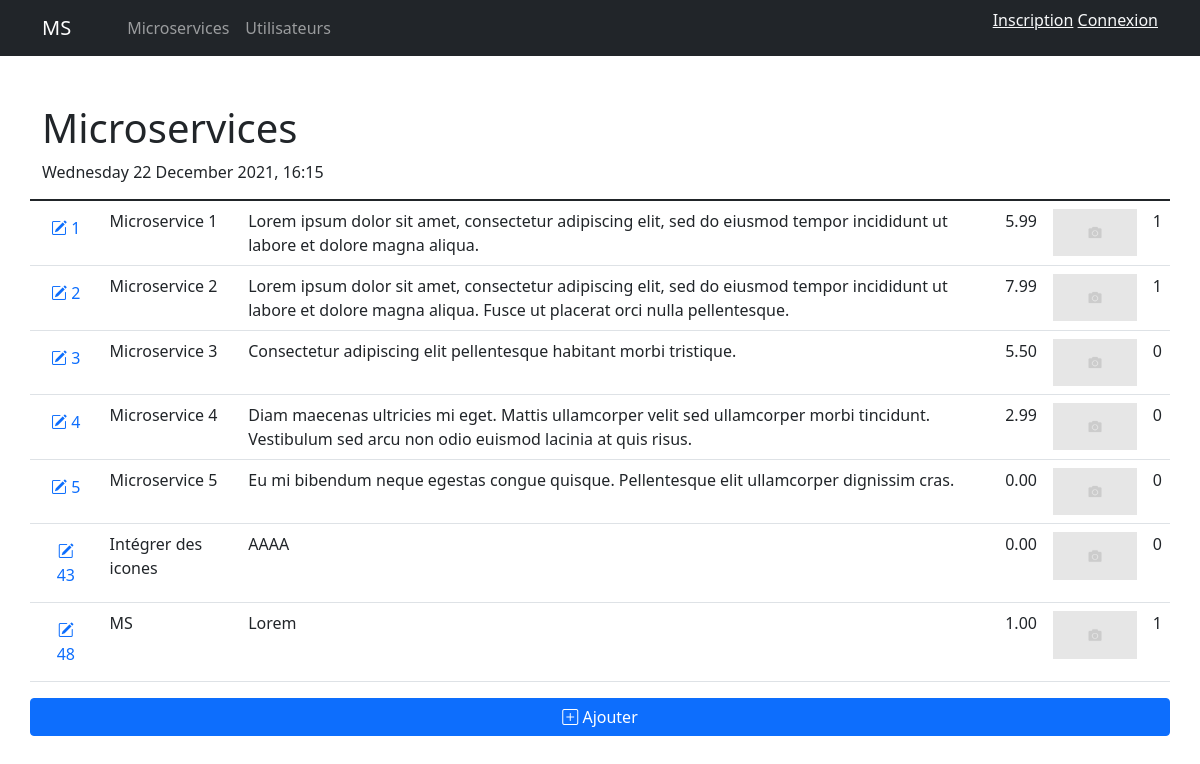
The app's page /admin/index.php with its own data.
### tables this page shows
CREATE TABLE `microservices` (
  `microservice_id` int(11) NOT NULL,
  `Titre` varchar(255) NOT NULL,
  `Contenu` text NOT NULL,
  `Prix` decimal(10,2) DEFAULT NULL,
  `Image` varchar(255) NOT NULL,
  `user_id` int(11) DEFAULT NULL
);

### admin/func/crud-microservices.php (the view, shortened to what this page needs)
<?php
function getDatabaseConnexion()
{
    $dataBase = 'microservices';
    $host = 'localhost';
    $user = 'root';
    $pass = '';
    try {
        $pdo = new PDO("mysql:host=$host;dbname=$dataBase;charset=utf8", $user, $pass);
        $pdo->setAttribute(PDO::ATTR_ERRMODE, PDO::ERRMODE_EXCEPTION);
        return $pdo;
    } catch (PDOException $e) {
        print "Erreur !: " . $e->getMessage() . "<br/>";
        die();
    }
}
function readAllUsers($table)
{
    try {
        $connexion = getDatabaseConnexion();
        $sql = "SELECT * FROM $table";
        $req = $connexion->query($sql);
        $row = $req->fetchAll();
        return $row;
    } catch (PDOException $e) {
        echo $sql . "<br>" . $e->getMessage();
    }
}
function afficherTableau($headers, $rows)
{
?>
    <table class="table table-hover">
        <tbody>
            <?php
            foreach ($rows as $row) :
            ?>
                <tr class="position-relative">
                            <td scope="col">
                            <a class="btn btn-link stretched-link text-decoration-none" href="microservices.php?id=<?= $row['microservice_id'] ?>"><i class="bi bi-pencil-square"></i> <?= $row['microservice_id'] ?></a>
                            </td>
                            <td scope="col">
                                <?= $row['Titre'] ?>
                            </td>
                            <td scope="col">
                                <?= $row['Contenu'] ?>
                            </td>
                            <td scope="col">
                                <?= $row['Prix'] ?>
                            </td>
                            <td scope="col">
                                <?= insertImage($row['Image']) ?>
                            </td>
                            <td scope="col">
                                <?= $row['user_id'] ?>
                            </td>
                </tr>
                <?php
            endforeach;
            ?>
        </tbody>
    </table>
<?php
}

### admin/index.php (shortened to what this page needs)
<!DOCTYPE html>
<html lang="fr">
<head>
    <?php
    include SITE_ROOT . "/admin/inc/meta.php";
    ?>
</head>
<body>
    <?php
    include SITE_ROOT . "/admin/inc/header.php";
    ?>
    <main class="container">
        <div class="row">
            <h1>Microservices</h1>
            <?php
            date_fr();
            ?>
        </div>
        <div class="row">
            <?php
            include 'func/crud-microservices.php';
            afficherTableau(getHeaderTable('microservices'), readAllUsers('microservices'));
            ?>
            <a class="btn btn-primary" href="microservices.php"><i class="bi bi-plus-square"></i> Ajouter</a>
        </div>
    </main>
</body>
</html>

### admin/inc/meta.php (shortened to what this page needs)
<link href="https://cdn.jsdelivr.net/npm/bootstrap@5.1.3/dist/css/bootstrap.min.css" rel="stylesheet">
<link rel="stylesheet" href="https://cdn.jsdelivr.net/npm/bootstrap-icons@1.6.0/font/bootstrap-icons.css">
<link rel="stylesheet" href="<?= WEB_ROOT.'css/master.css' ?>">

### admin/inc/header.php
<?php
include SITE_ROOT . 'admin/func/functions.php';
include SITE_ROOT . 'admin/func/nav.php';
?>
<header class="bg-dark mb-5 p-2">
    <div class="container">
        <div class="row align-items-center">
            <div class="col-6 col-md-8">
                <?php
                creationMenu($filtres);
                ?>
            </div>
            <div class="col-6 col-md-4 align-self-start">
                <?php
                if (isset($_SESSION['Role']) && $_SESSION['Role'] == 1) :
                ?>
                    <div class="dropdown text-end">
                        <button class="btn btn-secondary btn-sm dropdown-toggle" type="button" id="dropdownMenuButton2" data-bs-toggle="dropdown" aria-expanded="false">
                            <?= isset($_SESSION['Pseudo']) ? '<i class="bi bi-person-circle"></i> ' . $_SESSION['Pseudo'] : 'Anonymous' ?>
                        </button>
                        <ul class="dropdown-menu dropdown-menu-dark" aria-labelledby="dropdownMenuButton2">
                            <li><a class="dropdown-item" href="<?= WEB_ROOT . 'admin/' ?>">Admin</a></li>
                            <li><a class="dropdown-item disabled" href="#">Setting</a></li>
                            <li>
                                <hr class="dropdown-divider">
                            </li>
                            <li><a class="dropdown-item" href="<?= WEB_ROOT . 'déconnexion.php' ?>">Déconnexion</a></li>
                        </ul>
                    </div>
                <?php
                else :
                ?>
                    <div class="text-end">
                        <a class="link-light disabled" href="#">Inscription</a>
                        <a class="link-light " href="<?= WEB_ROOT . 'connexion.php' ?>">Connexion</a>
                    </div>
                <?php
                endif;
                ?>
            </div>
        </div>
    </div>
</header>

### admin/func/nav.php (shortened to what this page needs)
<?php
function creationMenu($filtres)
{
    $links = scandir('./');
?>
    <nav class="navbar navbar-expand-lg navbar-dark p-0">
        <div class="container-fluid p-0 justify-content-start">
            <a class="navbar-brand " href="<?= WEB_ROOT ?>">
                MS
            </a>
            <div id="navbarSupportedContent" class="collapse navbar-collapse">
                <ul class="navbar-nav me-auto mb-2 mb-lg-0">
                    <?php
                    foreach ($links as $link) :
                        if (!in_array($link, $filtres)) :
                    ?>
                            <li class="nav-item">
                                <a class="nav-link <?= activeLink($link) ?>" href="<?= $link ?>"><?= toTitle($link) ?></a>
                            </li>
                    <?php
                        endif;
                    endforeach;
                    ?>
                </ul>
            </div>
        </div>
    </nav>
<?php
}
?>

### admin/func/functions.php (shortened to what this page needs)
<?php
function date_fr(){
    echo '<p>' . utf8_encode(strftime('%A %d %B %Y, %H:%M')) . '</p>';
}
function test_input($data)
{
    $data = trim($data);
    $data = stripslashes($data);
    $data = htmlspecialchars($data);
    return $data;
}
function toTitle($string)
{
    $string = test_input($string);
    $string = pathinfo($string)['filename'];
    $string = str_replace(['-', '_'], ' ', $string);
    $string = preg_replace('/\s+/', ' ', $string);
    $string = ucwords($string);
    return $string;
}
function insertImage($image) {
    if (!empty($image)) {
        echo '<img class="img-fluid" src="'.IMAGES_ROOT.$image.'" alt="Lorem">';
    }
}

### css/master.css (style rules this page uses)
.table .img-fluid { width: 150px; }

### records on screen
microservices: microservice_id "1", Titre "Microservice 1", Contenu "Lorem ipsum dolor sit amet, consectetur adipiscing elit, sed do eiusmod tempor incididunt ut labore et dolore magna aliqua.", Prix "5.99", Image (placeholder picture), user "1"
microservices: microservice_id "2", Titre "Microservice 2", Contenu "Lorem ipsum dolor sit amet, consectetur adipiscing elit, sed do eiusmod tempor incididunt ut labore et dolore magna aliqua. Fusce ut placerat orci nulla pellentesque.", Prix "7.99", Image (placeholder picture), user "1"
microservices: microservice_id "3", Titre "Microservice 3", Contenu "Consectetur adipiscing elit pellentesque habitant morbi tristique.", Prix "5.50", Image (placeholder picture), user "0"
microservices: microservice_id "4", Titre "Microservice 4", Contenu "Diam maecenas ultricies mi eget. Mattis ullamcorper velit sed ullamcorper morbi tincidunt. Vestibulum sed arcu non odio euismod lacinia at quis risus.", Prix "2.99", Image (placeholder picture), user "0"
microservices: microservice_id "5", Titre "Microservice 5", Contenu "Eu mi bibendum neque egestas congue quisque. Pellentesque elit ullamcorper dignissim cras.", Prix "0.00", Image (placeholder picture), user "0"
microservices: microservice_id "43", Titre "Intégrer des icones", Contenu "AAAA", Prix "0.00", Image (placeholder picture), user "0"
microservices: microservice_id "48", Titre "MS", Contenu "Lorem", Prix "1.00", Image (placeholder picture), user "1"

### other values on screen
toTitle($link) "Microservices"
toTitle($link) "Utilisateurs"
utf8_encode(strftime('%A %d %B %Y, %H:%M')) "Wednesday 22 December 2021, 16:15"
